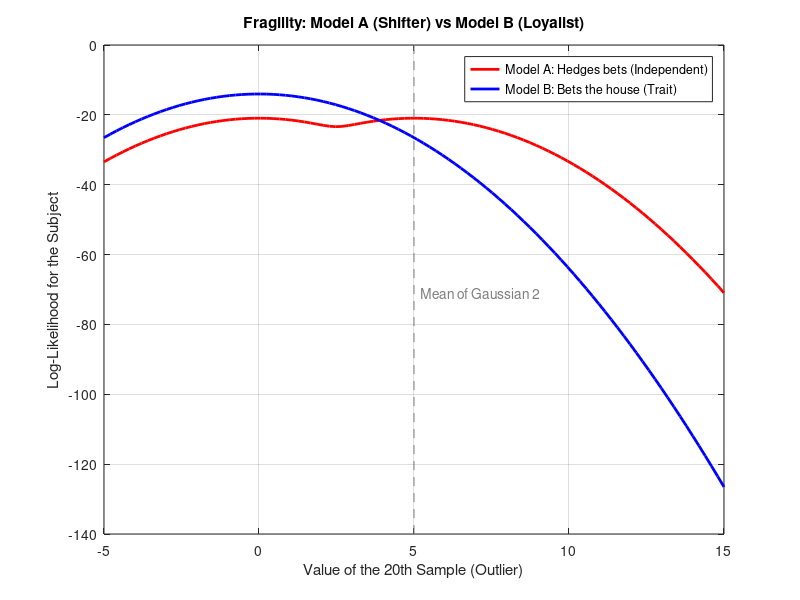

Reproduce this figure in MATLAB.
function outlier_fragility_demo()
    
% Parameters for our two Gaussians
    mu1 = 0; sig1 = 1;
    mu2 = 5; sig2 = 1;
    p = 0.5; % Equal prior for both groups
    
    % Generate a "mostly clean" subject
    % 19 points are near Mean 1 (0)
    n_clean = 10;
    clean_data = mu1 + sig1 * randn(n_clean, 1);
    
    % Range of outlier valu
    % es for the 20th point
    outlier_range = linspace(-5, 15, 100);
    
    ll_A = zeros(size(outlier_range));
    ll_B = zeros(size(outlier_range));
    
    for k = 1:length(outlier_range)
        current_data = [clean_data; outlier_range(k)];
        
        % --- Model A (Shifter) ---
        % Sum of log-mixtures: Each point is handled independently
        % log(p*N1 + (1-p)*N2) for every point
        probs_A = p * normpdf(current_data, mu1, sig1) + ...
                  (1-p) * normpdf(current_data, mu2, sig2);
        ll_A(k) = sum(log(probs_A));
        
        % --- Model B (Loyalist) ---
        % Log of the sum of products: The whole block is one type
        % log(p * prod(N1) + (1-p) * prod(N2))
        prob_block1 = p * prod(normpdf(current_data, mu1, sig1));
        prob_block2 = (1-p) * prod(normpdf(current_data, mu2, sig2));
        
        % We use a small epsilon to avoid log(0) for visualization
        ll_B(k) = log(max(prob_block1 + prob_block2, 1e-300));
    end
    
    %% Plotting the Fragility
    figure('Color', 'w', 'Position', [100 100 800 500]);
    plot(outlier_range, ll_A, 'r', 'LineWidth', 2); hold on;
    plot(outlier_range, ll_B, 'b', 'LineWidth', 2);
    
    % Add a vertical line where the outlier hits the other Gaussian
    line([5 5], get(gca,'YLim'), 'Color', [0.5 0.5 0.5], 'LineStyle', '--');
    text(5.2, min(ll_A), 'Mean of Gaussian 2', 'Color', [0.5 0.5 0.5]);
    
    xlabel('Value of the 20th Sample (Outlier)');
    ylabel('Log-Likelihood for the Subject');
    title('Fragility: Model A (Shifter) vs Model B (Loyalist)');
    legend('Model A: Hedges bets (Independent)', 'Model B: Bets the house (Trait)');
    grid on;
end
